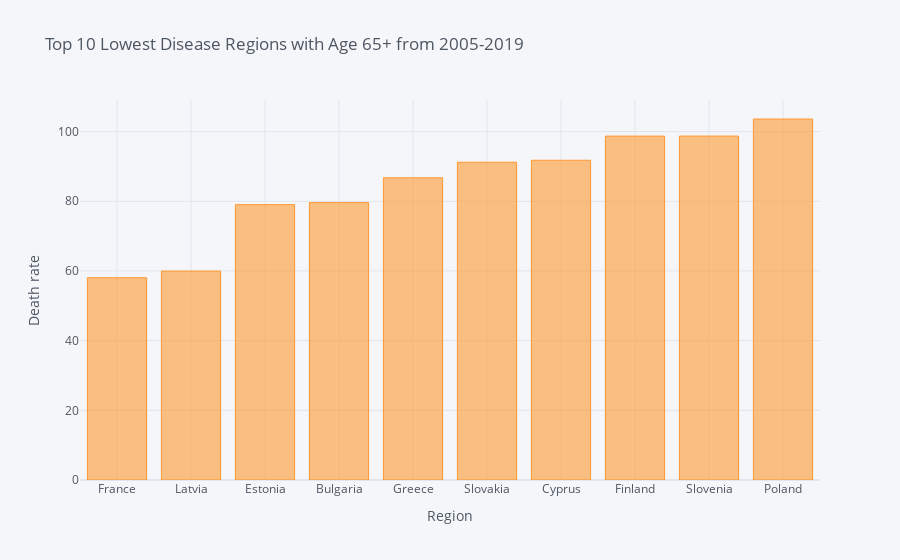

The code cell stored with this chart in its notebook:
### Code cell
plt.figure(figsize=[40,19])

sregion10_65 = sdr_country_65.nsmallest(n=10)

sregion10_65.iplot(kind='bar', xTitle='Region',
                  yTitle='Death rate', title='Top 10 Lowest Disease Regions with Age 65+ from 2005-2019')

### Figure 1 — Plotly figure (JSON) as saved in the notebook; plotly's stock layout.template omitted (floating-point values rounded to 4 significant figures)
{"data": [{"marker": {"color": "rgba(255, 153, 51, 0.6)", "line": {"color": "rgba(255, 153, 51, 1.0)", "width": 1}}, "name": "None", "orientation": "v", "text": "", "type": "bar", "x": ["France", "Latvia", "Estonia", "Bulgaria", "Greece", "Slovakia", "Cyprus", "Finland", "Slovenia", "Poland"], "y": [58.06, 59.98, 79.04, 79.62, 86.75, 91.21, 91.78, 98.71, 98.73, 103.6]}], "layout": {"autosize": true, "legend": {"bgcolor": "#F5F6F9", "font": {"color": "#4D5663"}}, "paper_bgcolor": "#F5F6F9", "plot_bgcolor": "#F5F6F9", "title": {"font": {"color": "#4D5663"}, "text": "Top 10 Lowest Disease Regions with Age 65+ from 2005-2019"}, "xaxis": {"autorange": true, "gridcolor": "#E1E5ED", "range": [-0.5, 9.5], "showgrid": true, "tickfont": {"color": "#4D5663"}, "title": {"font": {"color": "#4D5663"}, "text": "Region"}, "type": "category", "zerolinecolor": "#E1E5ED"}, "yaxis": {"autorange": true, "gridcolor": "#E1E5ED", "range": [0, 109.1], "showgrid": true, "tickfont": {"color": "#4D5663"}, "title": {"font": {"color": "#4D5663"}, "text": "Death rate"}, "type": "linear", "zerolinecolor": "#E1E5ED"}}}
